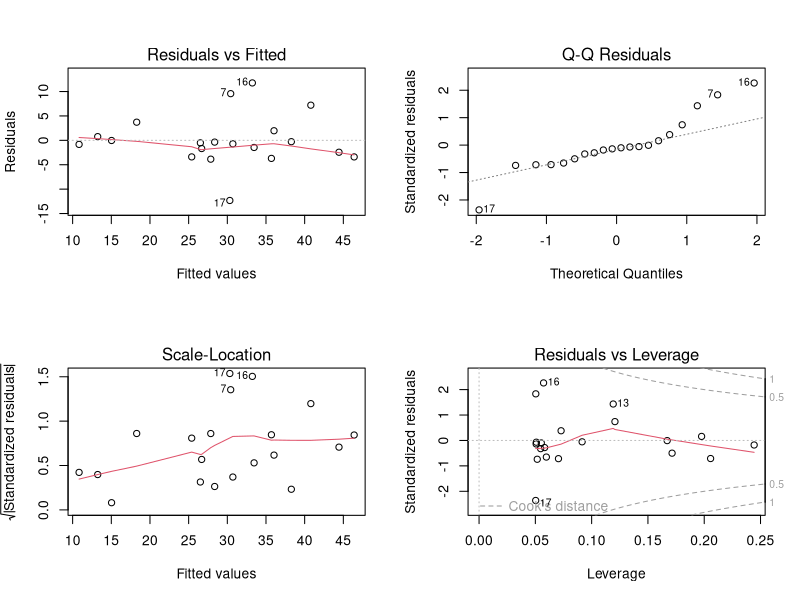
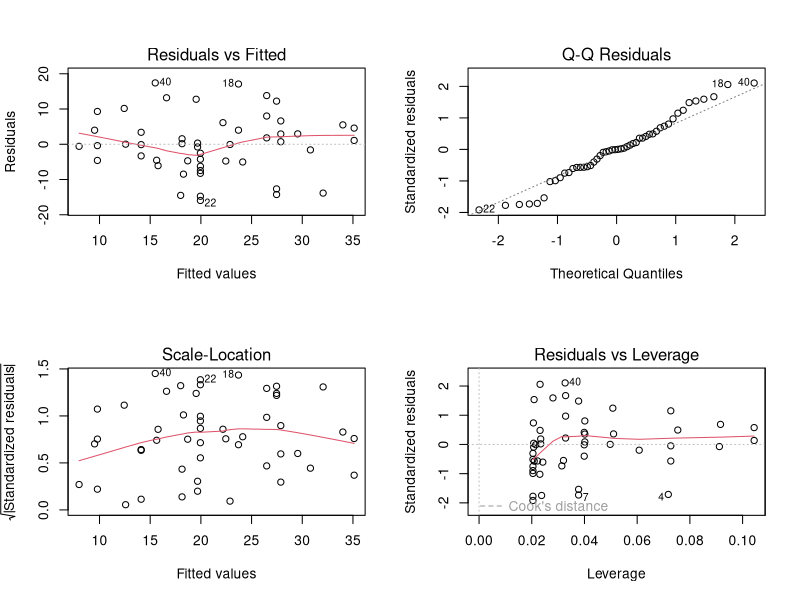

These figures' R source, in order:
## ---- chunk 1
knitr::opts_chunk$set(echo = TRUE)
## ---- chunk 2
avaliacao = read.csv("dataset/avaliacao_calcio.csv")
colnames(avaliacao)[1] <- "no"
colnames(avaliacao)[2] <- "score"
colnames(avaliacao)[3] <- "calcio"
## ---- chunk 3
mod <- lm(score ~ calcio, avaliacao)

summary(mod)
shapiro.test(residuals(mod))
par(mfrow=c(2,2)); plot(mod)
## ---- chunk 4
avaliacao = read.csv("dataset/avaliacao_alcool.csv", sep = ",")
colnames(avaliacao)[1] <- "alcool"
colnames(avaliacao)[2] <- "musculo"
## ---- chunk 5
mod <- lm(alcool ~ musculo, avaliacao)
## ---- chunk 6
summary(mod)
shapiro.test(residuals(mod))
par(mfrow=c(2,2)); plot(mod)
